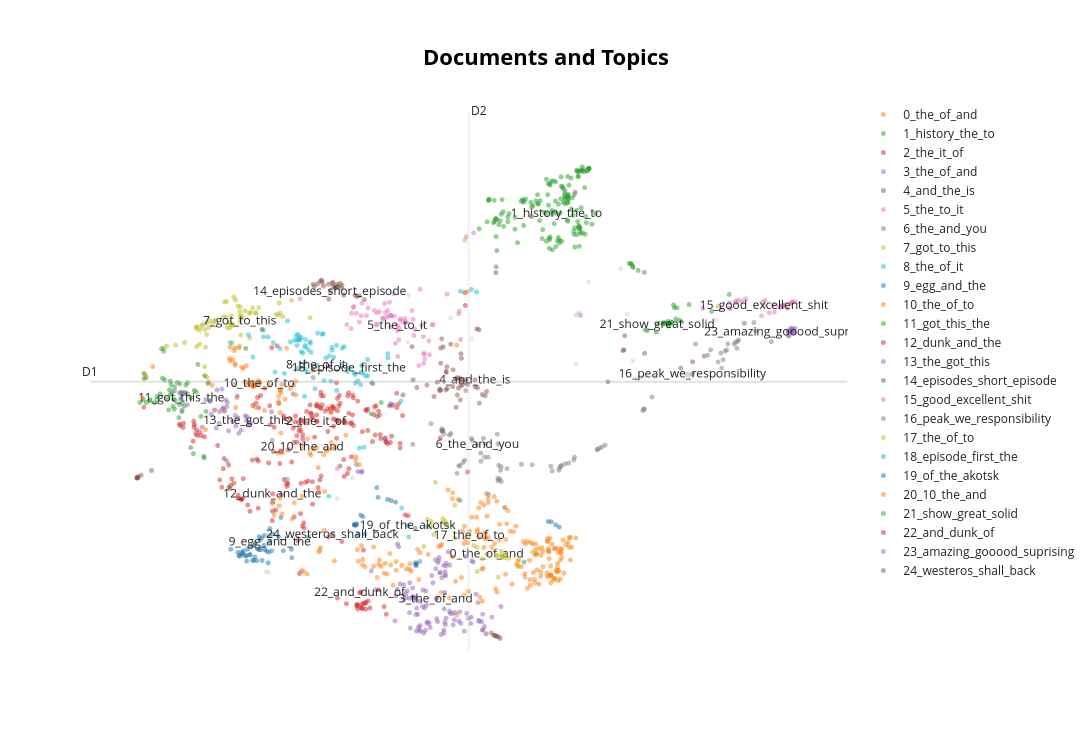

Notebook code for this chart:
### Code cell
# Visualisation des verbatims par topic
reduced_embeddings = UMAP(n_neighbors=10, n_components=2, min_dist=0.0, metric='cosine').fit_transform(embeddings)

topic_model.visualize_documents(verbatims, reduced_embeddings=reduced_embeddings)

# Le graphique est interactif : il est possible de zoomer pour voir une zone de plus près.
